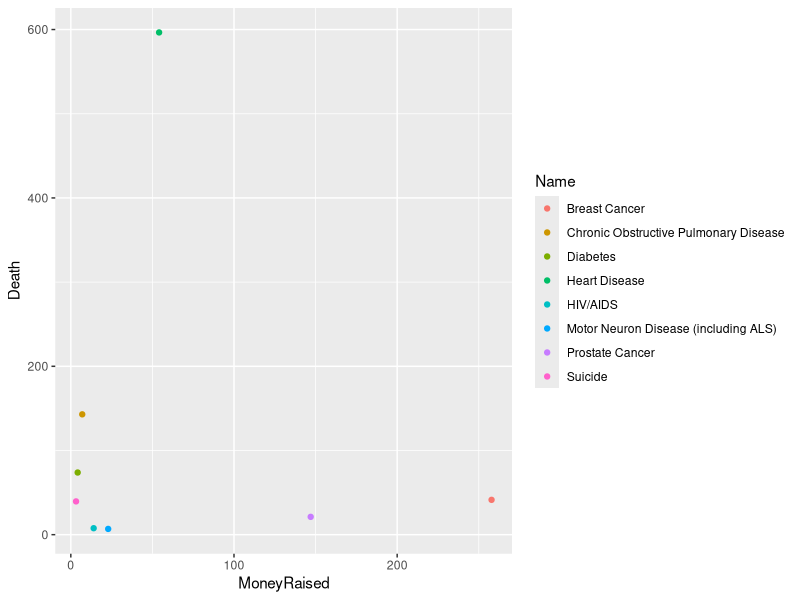
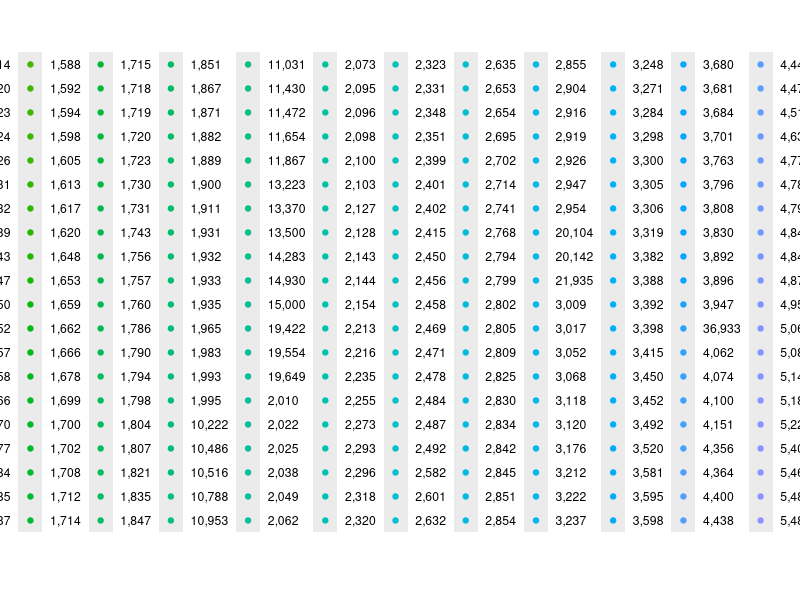

Reproduce these figures in R, in order.
## ---- chunk 1
library(ggplot2)
## ---- chunk 2
setwd("~/Desktop/ZhongjunHuqmssviz/qmssviz/Lab1")
d <-read.csv("Donation-Disease.csv")
d$Death<-as.numeric(d$Death)
d$Death<-d$Death/1000
qplot(data=d,x = MoneyRaised,y=Death,color=Name)
## ---- chunk 3
setwd("~/Desktop/ZhongjunHuqmssviz/qmssviz/Lab1")
un2<-read.csv("UN3.csv")
qplot(data=un2,x=Longitude,y=Latitude,color=X2010)

